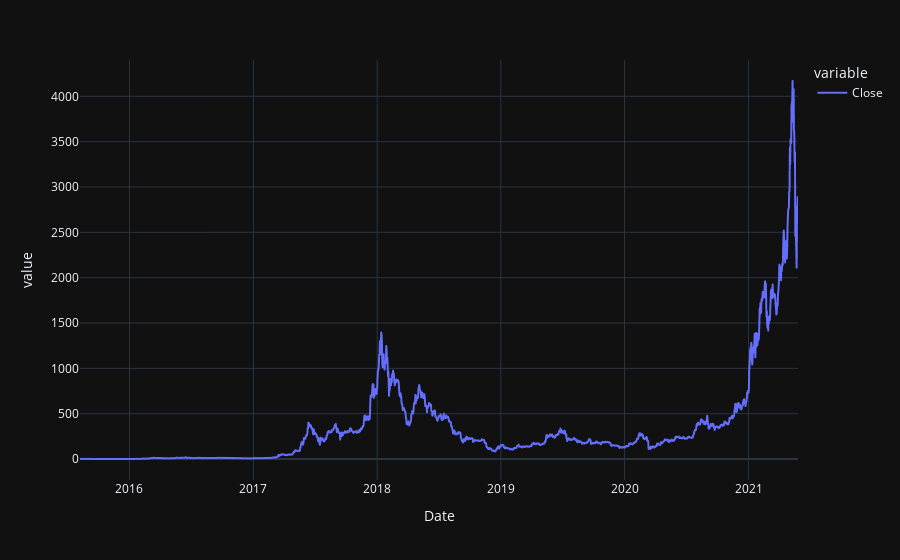

Notebook code for this chart:
### Code cell
px.line(df['Close'])

### Figure 1 — Plotly figure (JSON) as saved in the notebook; plotly's stock layout.template omitted (floating-point values rounded to 4 significant figures; data arrays with more than 128 entries replaced by an {"elided": "..."} marker saying what was removed)
{"data": [{"hovertemplate": "variable=Close<br>Date=%{x}<br>value=%{y}<extra></extra>", "legendgroup": "Close", "line": {"color": "#636efa", "dash": "solid"}, "mode": "lines", "name": "Close", "showlegend": true, "type": "scattergl", "x": {"elided": "2116 str values"}, "xaxis": "x", "y": {"elided": "2116 float values"}, "yaxis": "y"}], "layout": {"legend": {"title": {"text": "variable"}, "tracegroupgap": 0}, "margin": {"t": 60}, "xaxis": {"anchor": "y", "domain": [0, 1], "title": {"text": "Date"}}, "yaxis": {"anchor": "x", "domain": [0, 1], "title": {"text": "value"}}}}
